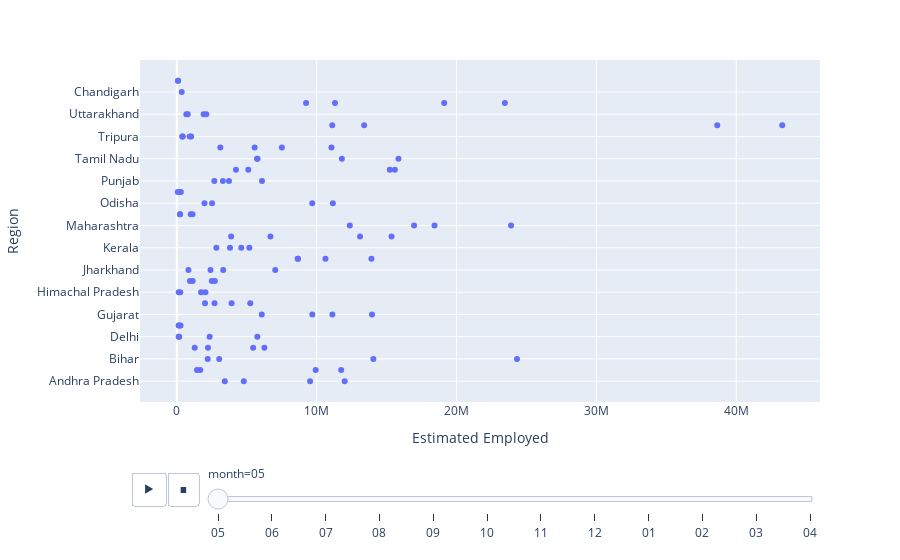

The notebook cell saved with this chart:
### Code cell
# Scatter Plot of Estimated Employed in animation
pl.scatter(data_frame = df, x = 'Estimated Employed', y = 'Region',animation_frame = 'month')

### Figure 1 — Plotly figure (JSON) as saved in the notebook; plotly's stock layout.template omitted (floating-point values rounded to 4 significant figures)
{"data": [{"hovertemplate": "month=05<br>Estimated Employed=%{x}<br>Region=%{y}<extra></extra>", "legendgroup": "", "marker": {"color": "#636efa", "symbol": "circle"}, "mode": "markers", "name": "", "orientation": "h", "showlegend": false, "type": "scatter", "x": [11999139, 9526902, 11749334, 9926176, 24322330, 14050319, 6259019, 5454091, 169487, 129610, 179340, 128538, 13954728, 11121124, 5249186, 3914193, 2045760, 1732050, 2495186, 2716966, 7035766, 3315038, 13911440, 10626328, 5184355, 3799919, 15349838, 13099601, 23896858, 18423447, 1119011, 992148, 11155753, 9683719, 172474, 6088547, 3727366, 15226005, 15586833, 15844698, 5768342, 11053353, 7508747, 1019549, 911789, 43287808, 38640999, 2108044, 1915482, 23452875, 19115772, 4788661, 3428356, 1671707, 1441722, 3029344, 2207026, 348042, 2223129, 1276291, 5756475, 2343783, 264855, 9686558, 6072776, 2693596, 2013083, 245668, 134868, 1130139, 937435, 2404033, 830347, 8638239, 8669258, 4605913, 2826118, 6692720, 3879934, 16962574, 12365754, 228978, 222916, 2519582, 1975481, 283905, 64538, 3289918, 2682658, 5108436, 4225486, 89587, 75456, 11798080, 5733921, 5560649, 3108830, 423127, 384999, 13391244, 11111486, 676797, 778590, 11306177, 9240903], "xaxis": "x", "y": ["Andhra Pradesh", "Andhra Pradesh", "Assam", "Assam", "Bihar", "Bihar", "Chhattisgarh", "Chhattisgarh", "Delhi", "Delhi", "Goa", "Goa", "Gujarat", "Gujarat", "Haryana", "Haryana", "Himachal Pradesh", "Himachal Pradesh", "Jammu & Kashmir", "Jammu & Kashmir", "Jharkhand", "Jharkhand", "Karnataka", "Karnataka", "Kerala", "Kerala", "Madhya Pradesh", "Madhya Pradesh", "Maharashtra", "Maharashtra", "Meghalaya", "Meghalaya", "Odisha", "Odisha", "Puducherry", "Punjab", "Punjab", "Rajasthan", "Rajasthan", "Tamil Nadu", "Tamil Nadu", "Telangana", "Telangana", "Tripura", "Tripura", "Uttar Pradesh", "Uttar Pradesh", "Uttarakhand", "Uttarakhand", "West Bengal", "West Bengal", "Andhra Pradesh", "Andhra Pradesh", "Assam", "Assam", "Bihar", "Bihar", "Chandigarh", "Chhattisgarh", "Chhattisgarh", "Delhi", "Delhi", "Goa", "Gujarat", "Gujarat", "Haryana", "Haryana", "Himachal Pradesh", "Himachal Pradesh", "Jammu & Kashmir", "Jammu & Kashmir", "Jharkhand", "Jharkhand", "Karnataka", "Karnataka", "Kerala", "Kerala", "Madhya Pradesh", "Madhya Pradesh", "Maharashtra", "Maharashtra", "Meghalaya", "Meghalaya", "Odisha", "Odisha", "Puducherry", "Puducherry", "Punjab", "Punjab", "Rajasthan", "Rajasthan", "Sikkim", "Sikkim", "Tamil Nadu", "Tamil Nadu", "Telangana", "Telangana", "Tripura", "Tripura", "Uttar Pradesh", "Uttar Pradesh", "Uttarakhand", "Uttarakhand", "West Bengal", "West Bengal"], "yaxis": "y"}], "layout": {"legend": {"tracegroupgap": 0}, "margin": {"t": 60}, "sliders": [{"active": 0, "currentvalue": {"prefix": "month="}, "len": 0.9, "pad": {"b": 10, "t": 60}, "steps": [{"args": [["05"], {"frame": {"duration": 0, "redraw": false}, "fromcurrent": true, "mode": "immediate", "transition": {"duration": 0, "easing": "linear"}}], "label": "05", "method": "animate"}, {"args": [["06"], {"frame": {"duration": 0, "redraw": false}, "fromcurrent": true, "mode": "immediate", "transition": {"duration": 0, "easing": "linear"}}], "label": "06", "method": "animate"}, {"args": [["07"], {"frame": {"duration": 0, "redraw": false}, "fromcurrent": true, "mode": "immediate", "transition": {"duration": 0, "easing": "linear"}}], "label": "07", "method": "animate"}, {"args": [["08"], {"frame": {"duration": 0, "redraw": false}, "fromcurrent": true, "mode": "immediate", "transition": {"duration": 0, "easing": "linear"}}], "label": "08", "method": "animate"}, {"args": [["09"], {"frame": {"duration": 0, "redraw": false}, "fromcurrent": true, "mode": "immediate", "transition": {"duration": 0, "easing": "linear"}}], "label": "09", "method": "animate"}, {"args": [["10"], {"frame": {"duration": 0, "redraw": false}, "fromcurrent": true, "mode": "immediate", "transition": {"duration": 0, "easing": "linear"}}], "label": "10", "method": "animate"}, {"args": [["11"], {"frame": {"duration": 0, "redraw": false}, "fromcurrent": true, "mode": "immediate", "transition": {"duration": 0, "easing": "linear"}}], "label": "11", "method": "animate"}, {"args": [["12"], {"frame": {"duration": 0, "redraw": false}, "fromcurrent": true, "mode": "immediate", "transition": {"duration": 0, "easing": "linear"}}], "label": "12", "method": "animate"}, {"args": [["01"], {"frame": {"duration": 0, "redraw": false}, "fromcurrent": true, "mode": "immediate", "transition": {"duration": 0, "easing": "linear"}}], "label": "01", "method": "animate"}, {"args": [["02"], {"frame": {"duration": 0, "redraw": false}, "fromcurrent": true, "mode": "immediate", "transition": {"duration": 0, "easing": "linear"}}], "label": "02", "method": "animate"}, {"args": [["03"], {"frame": {"duration": 0, "redraw": false}, "fromcurrent": true, "mode": "immediate", "transition": {"duration": 0, "easing": "linear"}}], "label": "03", "method": "animate"}, {"args": [["04"], {"frame": {"duration": 0, "redraw": false}, "fromcurrent": true, "mode": "immediate", "transition": {"duration": 0, "easing": "linear"}}], "label": "04", "method": "animate"}], "x": 0.1, "xanchor": "left", "y": 0, "yanchor": "top"}], "updatemenus": [{"buttons": [{"args": [null, {"frame": {"duration": 500, "redraw": false}, "fromcurrent": true, "mode": "immediate", "transition": {"duration": 500, "easing": "linear"}}], "label": "&#9654;", "method": "animate"}, {"args": [[null], {"frame": {"duration": 0, "redraw": false}, "fromcurrent": true, "mode": "immediate", "transition": {"duration": 0, "easing": "linear"}}], "label": "&#9724;", "method": "animate"}], "direction": "left", "pad": {"r": 10, "t": 70}, "showactive": false, "type": "buttons", "x": 0.1, "xanchor": "right", "y": 0, "yanchor": "top"}], "xaxis": {"anchor": "y", "domain": [0, 1], "title": {"text": "Estimated Employed"}}, "yaxis": {"anchor": "x", "domain": [0, 1], "title": {"text": "Region"}}}}
